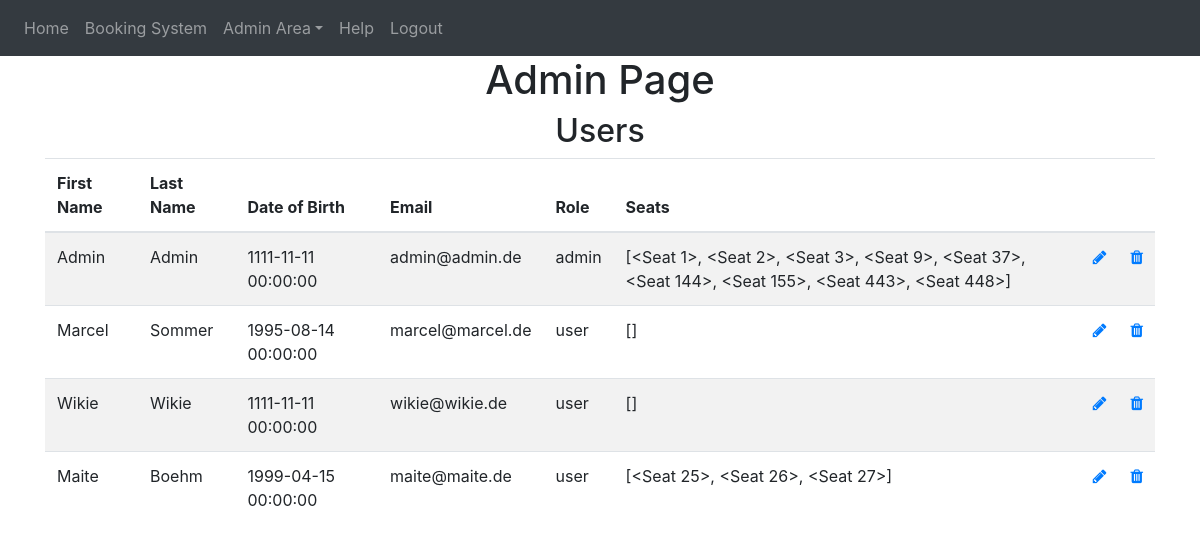
Page /admin-area/user (signed in) on the committed database.
### website/models.py (models this page shows)
class User(db.Model, UserMixin):
    id = db.Column(db.Integer, primary_key=True)
    email = db.Column(db.String(150), unique=True)
    password = db.Column(db.String(150))
    first_name = db.Column(db.String(150))
    last_name = db.Column(db.String(150))
    birth_date = db.Column(db.DateTime)
    role = db.Column(db.String(10))
    seats = db.relationship('Seat')

### website/admin.py (the view)
@admins.route('/user', methods=['GET', 'POST'])
@login_required
def admin_user():
    admin = admin_user_checker(current_user)
    if admin:
        users = User.query.all()
        return render_template('admin_user.html', user=current_user, users=users)

### website/__init__.py (called while the page is built)
def create_app():
    from .views import views
    from .auth import auth
    from .admin import admins
    from .models import User, Seat
    app = Flask(__name__)
    app.config['SECRET_KEY'] = 'secret'
    app.config['SQLALCHEMY_DATABASE_URI'] = f'sqlite:///{DB_NAME}'
    app.config['FLASK_ADMIN_SWATCH'] = 'cerulean'
    app.register_blueprint(views, url_prefix='/')
    app.register_blueprint(auth, url_prefix='/')
    app.register_blueprint(admins, url_prefix='/admin-area')
    db.init_app(app)
    create_database(app)
    login_manager = LoginManager()
    login_manager.login_view = 'auth.login'
    login_manager.init_app(app)
    @login_manager.user_loader
    def load_user(id):
        return User.query.get(int(id))
    return app

### website/python_scripts.py (called while the page is built)
def admin_user_checker(current_user):
    if current_user.role == 'admin':
        return True
    else:
        flash('You need do be an Admin to access!!', category='error')
        return redirect(url_for('views.home'))

### website/templates/admin_user.html
{% extends "base.html" %} {% block title %}Admin{% endblock %}
{% block content%}
<h1 align="center">Admin Page</h1>
<h2 align="center">Users</h2>
<table class="table table-striped" id="users">
    <thead>
        <tr>
        <th scope="col">First Name</th>
        <th scope="col">Last Name</th>
        <th scope="col">Date of Birth</th>
        <th scope="col">Email</th>
        <th scope="col">Role</th>
        <th scope="col">Seats</th>
        <th scope="col"></th>
        <th scope="col"></th>
        </tr>
    </thead>
    <tbody>
        {% for user in users %}
        <tr>
        <td>{{user.first_name}}</td>
        <td>{{user.last_name}} </td>
        <td>{{user.birth_date}}</td>
        <td>{{user.email}}</td>
        <td>{{user.role}}</td>
        <td>{{user.seats}}</td>
        <td><a class="icon" href="{{url_for('admins.update_user', id=user.id)}}" >
            <span class="fa fa-pencil glyphicon glyphicon-pencil"></span></a></td>
        <td><a class="icon" href="{{url_for('admins.delete_user', id=user.id)}}">
            <span class="fa fa-trash glyphicon glyphicon-trash"></span>
        </a></td>
        </tr>
        {% endfor %}
    </tbody>
</table>
{% endblock %}

### rows in the picture
User: first_name "Admin", last_name "Admin", birth_date "1111-11-11 00:00:00", email "admin@admin.de", role "admin", seats "[<Seat 1>, <Seat 2>, <Seat 3>, <Seat 9>, <Seat 37>, <Seat 144>, <Seat 155>, <Seat 443>, <Seat 448>]"
User: first_name "Marcel", last_name "Sommer", birth_date "1995-08-14 00:00:00", email "marcel@marcel.de", role "user", seats "[]"
User: first_name "Wikie", last_name "Wikie", birth_date "1111-11-11 00:00:00", email "wikie@wikie.de", role "user", seats "[]"
User: first_name "Maite", last_name "Boehm", birth_date "1999-04-15 00:00:00", email "maite@maite.de", role "user", seats "[<Seat 25>, <Seat 26>, <Seat 27>]"
